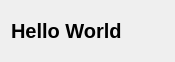
<?xml version="1.0" encoding="UTF-8"?>
<ui version="4.0">
 <class>Widget</class>
 <widget class="QWidget" name="Widget">
  <property name="geometry">
   <rect>
    <x>0</x>
    <y>0</y>
    <width>175</width>
    <height>62</height>
   </rect>
  </property>
  <property name="windowTitle">
   <string>Widget</string>
  </property>
  <layout class="QGridLayout" name="gridLayout">
   <item row="0" column="0">
    <widget class="QLabel" name="label">
     <property name="font">
      <font>
       <pointsize>15</pointsize>
       <bold>true</bold>
      </font>
     </property>
     <property name="text">
      <string>Hello World</string>
     </property>
    </widget>
   </item>
  </layout>
 </widget>
 <resources/>
 <connections/>
</ui>
